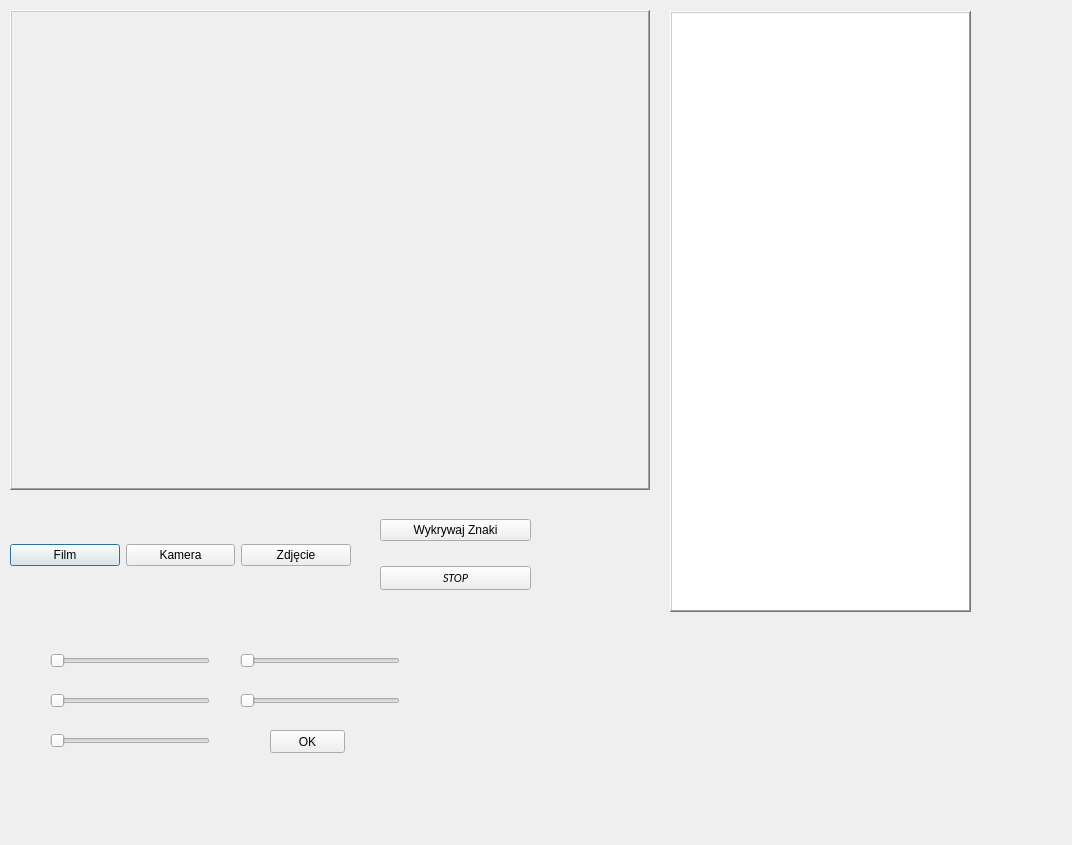
<?xml version="1.0" encoding="UTF-8"?>
<ui version="4.0">
 <class>Dialog</class>
 <widget class="QDialog" name="Dialog">
  <property name="windowModality">
   <enum>Qt::NonModal</enum>
  </property>
  <property name="geometry">
   <rect>
    <x>0</x>
    <y>0</y>
    <width>1072</width>
    <height>845</height>
   </rect>
  </property>
  <property name="minimumSize">
   <size>
    <width>981</width>
    <height>621</height>
   </size>
  </property>
  <property name="windowTitle">
   <string>Traffic Sign Recognition</string>
  </property>
  <property name="windowIcon">
   <iconset>
    <normaloff>obrazy/006-roundabout.png</normaloff>obrazy/006-roundabout.png</iconset>
  </property>
  <property name="autoFillBackground">
   <bool>false</bool>
  </property>
  <property name="sizeGripEnabled">
   <bool>false</bool>
  </property>
  <property name="modal">
   <bool>false</bool>
  </property>
  <widget class="QLabel" name="display_screen">
   <property name="enabled">
    <bool>true</bool>
   </property>
   <property name="geometry">
    <rect>
     <x>10</x>
     <y>10</y>
     <width>640</width>
     <height>480</height>
    </rect>
   </property>
   <property name="autoFillBackground">
    <bool>true</bool>
   </property>
   <property name="frameShape">
    <enum>QFrame::WinPanel</enum>
   </property>
   <property name="frameShadow">
    <enum>QFrame::Raised</enum>
   </property>
   <property name="lineWidth">
    <number>4</number>
   </property>
   <property name="midLineWidth">
    <number>4</number>
   </property>
   <property name="text">
    <string/>
   </property>
   <property name="margin">
    <number>0</number>
   </property>
  </widget>
  <widget class="QWidget" name="horizontalLayoutWidget">
   <property name="geometry">
    <rect>
     <x>10</x>
     <y>500</y>
     <width>341</width>
     <height>111</height>
    </rect>
   </property>
   <layout class="QHBoxLayout" name="horizontalLayout">
    <item>
     <widget class="QPushButton" name="film_Button">
      <property name="text">
       <string>Film</string>
      </property>
      <property name="icon">
       <iconset>
        <normaloff>obrazy/movie_clapboard_cinema_clapper_studio_equipment_flat_icon_symbol-512.png</normaloff>obrazy/movie_clapboard_cinema_clapper_studio_equipment_flat_icon_symbol-512.png</iconset>
      </property>
      <property name="iconSize">
       <size>
        <width>40</width>
        <height>40</height>
       </size>
      </property>
     </widget>
    </item>
    <item>
     <widget class="QPushButton" name="kamera_Button">
      <property name="text">
       <string>Kamera</string>
      </property>
      <property name="icon">
       <iconset>
        <normaloff>obrazy/webcam-512.png</normaloff>obrazy/webcam-512.png</iconset>
      </property>
      <property name="iconSize">
       <size>
        <width>40</width>
        <height>40</height>
       </size>
      </property>
     </widget>
    </item>
    <item>
     <widget class="QPushButton" name="zdjecie_Button">
      <property name="text">
       <string>Zdjęcie</string>
      </property>
      <property name="icon">
       <iconset>
        <normaloff>obrazy/camera-512.png</normaloff>obrazy/camera-512.png</iconset>
      </property>
      <property name="iconSize">
       <size>
        <width>40</width>
        <height>40</height>
       </size>
      </property>
     </widget>
    </item>
   </layout>
  </widget>
  <widget class="QWidget" name="verticalLayoutWidget">
   <property name="geometry">
    <rect>
     <x>380</x>
     <y>500</y>
     <width>151</width>
     <height>111</height>
    </rect>
   </property>
   <layout class="QVBoxLayout" name="verticalLayout">
    <item>
     <widget class="QPushButton" name="wykrywanie_Button">
      <property name="text">
       <string>Wykrywaj Znaki</string>
      </property>
      <property name="icon">
       <iconset>
        <normaloff>obrazy/017-turn-right-2.png</normaloff>obrazy/017-turn-right-2.png</iconset>
      </property>
      <property name="iconSize">
       <size>
        <width>40</width>
        <height>40</height>
       </size>
      </property>
     </widget>
    </item>
    <item>
     <widget class="QPushButton" name="stop_Button">
      <property name="font">
       <font>
        <family>Calibri</family>
        <italic>true</italic>
       </font>
      </property>
      <property name="layoutDirection">
       <enum>Qt::LeftToRight</enum>
      </property>
      <property name="autoFillBackground">
       <bool>false</bool>
      </property>
      <property name="text">
       <string>STOP</string>
      </property>
      <property name="icon">
       <iconset>
        <normaloff>obrazy/039-no-entry.png</normaloff>obrazy/039-no-entry.png</iconset>
      </property>
      <property name="iconSize">
       <size>
        <width>40</width>
        <height>40</height>
       </size>
      </property>
      <property name="checkable">
       <bool>false</bool>
      </property>
      <property name="autoDefault">
       <bool>true</bool>
      </property>
      <property name="default">
       <bool>false</bool>
      </property>
      <property name="flat">
       <bool>false</bool>
      </property>
     </widget>
    </item>
   </layout>
  </widget>
  <widget class="QTableWidget" name="tableWidget">
   <property name="enabled">
    <bool>true</bool>
   </property>
   <property name="geometry">
    <rect>
     <x>670</x>
     <y>11</y>
     <width>301</width>
     <height>601</height>
    </rect>
   </property>
   <property name="frameShape">
    <enum>QFrame::WinPanel</enum>
   </property>
   <property name="frameShadow">
    <enum>QFrame::Raised</enum>
   </property>
   <property name="textElideMode">
    <enum>Qt::ElideLeft</enum>
   </property>
   <property name="showGrid">
    <bool>false</bool>
   </property>
   <property name="gridStyle">
    <enum>Qt::NoPen</enum>
   </property>
   <attribute name="horizontalHeaderVisible">
    <bool>false</bool>
   </attribute>
   <attribute name="verticalHeaderVisible">
    <bool>false</bool>
   </attribute>
  </widget>
  <widget class="QLabel" name="frame_counter">
   <property name="geometry">
    <rect>
     <x>540</x>
     <y>500</y>
     <width>121</width>
     <height>41</height>
    </rect>
   </property>
   <property name="text">
    <string/>
   </property>
  </widget>
  <widget class="QSlider" name="horizontalSlider">
   <property name="geometry">
    <rect>
     <x>50</x>
     <y>650</y>
     <width>160</width>
     <height>22</height>
    </rect>
   </property>
   <property name="orientation">
    <enum>Qt::Horizontal</enum>
   </property>
  </widget>
  <widget class="QSlider" name="horizontalSlider_2">
   <property name="geometry">
    <rect>
     <x>50</x>
     <y>690</y>
     <width>160</width>
     <height>22</height>
    </rect>
   </property>
   <property name="orientation">
    <enum>Qt::Horizontal</enum>
   </property>
  </widget>
  <widget class="QSlider" name="horizontalSlider_3">
   <property name="geometry">
    <rect>
     <x>50</x>
     <y>730</y>
     <width>160</width>
     <height>22</height>
    </rect>
   </property>
   <property name="orientation">
    <enum>Qt::Horizontal</enum>
   </property>
  </widget>
  <widget class="QSlider" name="horizontalSlider_4">
   <property name="geometry">
    <rect>
     <x>240</x>
     <y>650</y>
     <width>160</width>
     <height>22</height>
    </rect>
   </property>
   <property name="orientation">
    <enum>Qt::Horizontal</enum>
   </property>
  </widget>
  <widget class="QSlider" name="horizontalSlider_5">
   <property name="geometry">
    <rect>
     <x>240</x>
     <y>690</y>
     <width>160</width>
     <height>22</height>
    </rect>
   </property>
   <property name="orientation">
    <enum>Qt::Horizontal</enum>
   </property>
  </widget>
  <widget class="QPushButton" name="ok">
   <property name="geometry">
    <rect>
     <x>270</x>
     <y>730</y>
     <width>75</width>
     <height>23</height>
    </rect>
   </property>
   <property name="text">
    <string>OK</string>
   </property>
  </widget>
 </widget>
 <resources/>
 <connections/>
</ui>
